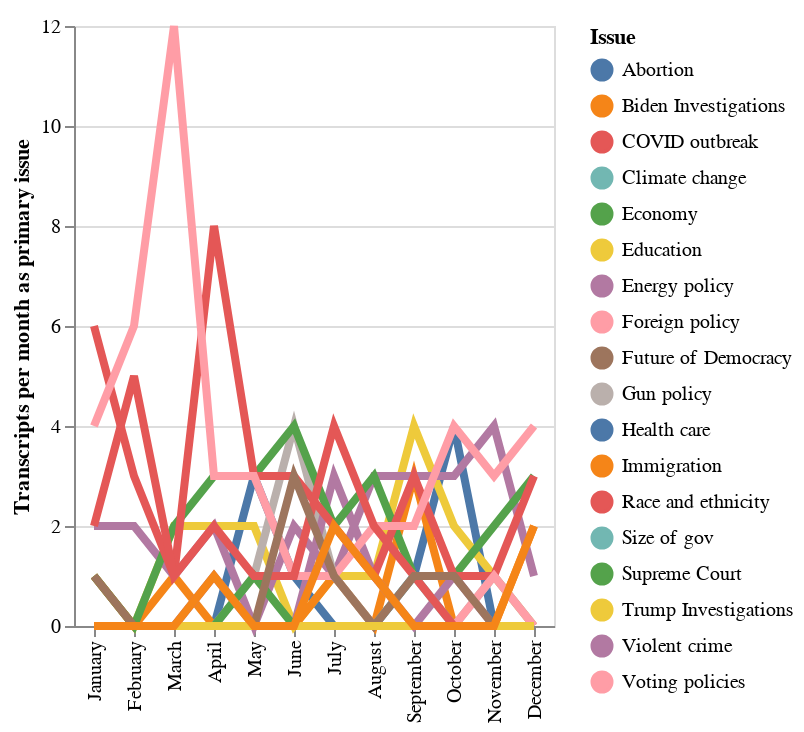

The notebook cell saved with this chart:
### Markdown cell above
#### Line Chart VIsualization in Altair

### Code cell
#Generate dynamic Altair chart

def generateLineChartP21(changedata):
    sort = ['January','February','March','April','May','June','July','August','September','October','November','December']

    #dropdown options for sorting data by indicator
    metricOptions = ['Tucker Carlson',
       'Rachel Maddow']
    
    input_dropdown = None
    
    dropdown_selection = None
    
    #input the dropdown menu and bind it to the dropdown selection that uses the indicators as its field
    input_dropdown = alt.binding_select(options=metricOptions, name="Host: ")
    dropdown_selection = alt.selection_single(fields=['host'], init={"host":metricOptions[0]}, bind=input_dropdown)
    

    #create a base line chart with a tooltip that will show the country name, year, and amount for every point on the graph
    line = alt.Chart(changedata).mark_line().encode( 
         x = alt.X('Month:N', title =None, sort=sort),
         y = 'Transcripts per month as primary issue:Q',
         tooltip=['Issue:N', 'Month:N'],
     
         color = alt.Color('Issue', 
                  )
    )
     
    #make a selection that will highlight individual lines based on the country name for the point that the mouse is nearest to   
    highlight = alt.selection(type='single', on='mouseover',
                          fields=['variable'], nearest=True)
    
    #mark the invisible points adding the highlight selection that determines which field to highlight based on mouseover proximity
    points1 = line.mark_circle().encode(
    opacity=alt.value(0)
    ).add_selection(
    highlight
    )
      
    #line chart that increases the size of the lines of the base line chart based on the condition of whether the mouse is closest
    #to a point on the highlight selection being used on the points
    lines = line.mark_line().encode(
    size=alt.condition(highlight, alt.value(4), alt.value(.8))
    )
    
    #layer the points and lines charts and add the dropdown selection that filters the data accordingly
    final = alt.layer(
        points1, lines).add_selection(
    dropdown_selection
    ).transform_filter(
    dropdown_selection
    )
    
    return final
generateLineChartP21(changedata)

### Figure 1 — Vega-Lite specification as saved in the notebook (floating-point values rounded to 4 significant figures; data arrays with more than 128 entries replaced by an {"elided": "..."} marker saying what was removed)
{"config": {"view": {"continuousWidth": 400, "continuousHeight": 300}}, "layer": [{"mark": "circle", "encoding": {"color": {"field": "Issue", "type": "nominal"}, "opacity": {"value": 0}, "tooltip": [{"field": "Issue", "type": "nominal"}, {"field": "Month", "type": "nominal"}], "x": {"field": "Month", "sort": ["January", "February", "March", "April", "May", "June", "July", "August", "September", "October", "November", "December"], "title": null, "type": "nominal"}, "y": {"field": "Transcripts per month as primary issue", "type": "quantitative"}}, "selection": {"selector002": {"type": "single", "on": "mouseover", "fields": ["variable"], "nearest": true}, "selector001": {"type": "single", "fields": ["host"], "init": {"host": "Tucker Carlson"}, "bind": {"input": "select", "options": ["Tucker Carlson", "Rachel Maddow"], "name": "Host: "}}}}, {"mark": "line", "encoding": {"color": {"field": "Issue", "type": "nominal"}, "size": {"condition": {"value": 4, "selection": "selector002"}, "value": 0.8}, "tooltip": [{"field": "Issue", "type": "nominal"}, {"field": "Month", "type": "nominal"}], "x": {"field": "Month", "sort": ["January", "February", "March", "April", "May", "June", "July", "August", "September", "October", "November", "December"], "title": null, "type": "nominal"}, "y": {"field": "Transcripts per month as primary issue", "type": "quantitative"}}}], "data": {"name": "data-8ddf5251edbbcf31fd2223eb1ba2ab7e"}, "transform": [{"filter": {"selection": "selector001"}}], "$schema": "https://vega.github.io/schema/vega-lite/v4.17.0.json", "datasets": {"data-8ddf5251edbbcf31fd2223eb1ba2ab7e": {"elided": "396 records"}}}
